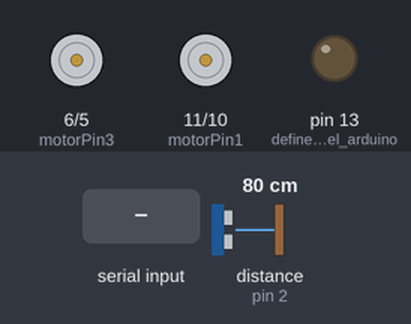
This sketch was run on a simulated Arduino Uno, built with avr-gcc and run on an emulated ATmega328P. Shown: motor-driver pin pairs drawn as motors (green arrow = first pin HIGH = forward, orange = second pin HIGH = backward, longer = more drive), output pins drawn as LEDs (lit = HIGH). The inputs (shaded band) are chosen by the test bench; at power-on: distance to the obstacle (sensor on pin 2) 80 cm. The echo pulse lasts 58.3 µs per cm; pins used as bus, display or sensor lines are not drawn.

Above: at 1.2 s.
1.3 s: "A" received over Serial
At 2.5 s:
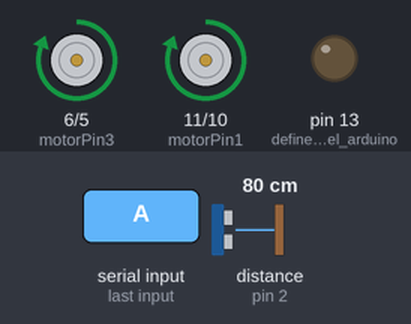
2.8 s: "B" received over Serial
At 3.8 s:
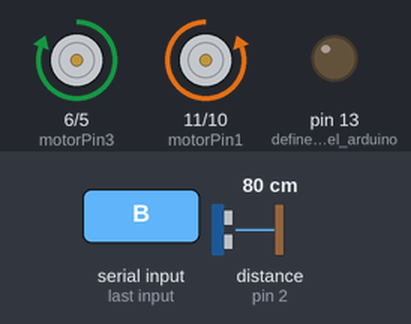
4.3 s: "D" received over Serial
At 4.9 s:
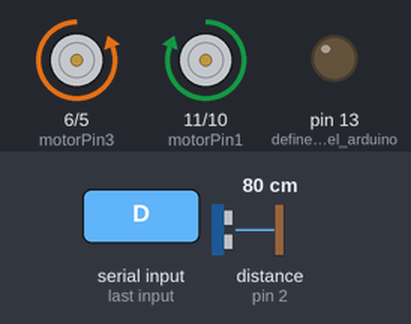
5.8 s: "E" received over Serial
At 7.0 s:
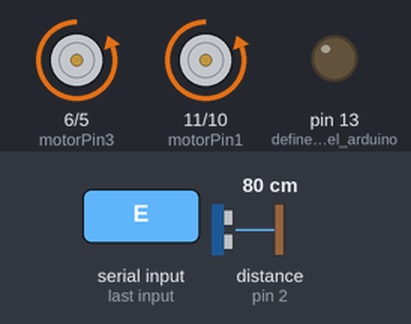
7.3 s: "C" received over Serial
At 8.4 s:
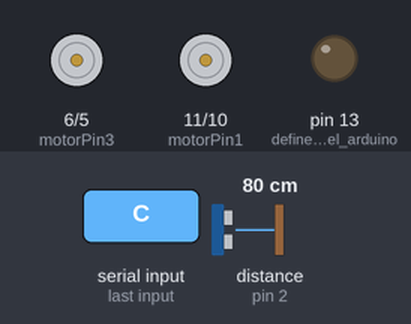
8.8 s: "F" received over Serial
At 10.1 s:
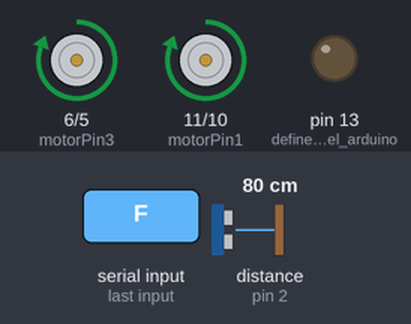
Timing chart, 0 to 11.3 s (numbered marks = the images above; inputs shaded):
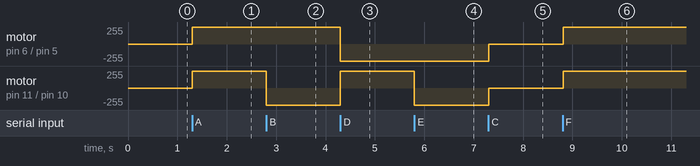

Measured:
- after the input at 1.3 s, motor on pin 6 (motorPin3) / pin 5 (motorPin4), motor on pin 11 (motorPin1) / pin 10 (motorPin2): stopped → forward 255/255 at once
- after the input at 2.8 s, motor on pin 11 (motorPin1) / pin 10 (motorPin2): forward 255/255 → backward 255/255 at once
- after the input at 4.3 s, motor on pin 6 (motorPin3) / pin 5 (motorPin4): forward 255/255 → backward 255/255 at once; motor on pin 11 (motorPin1) / pin 10 (motorPin2): backward 255/255 → forward 255/255 at once
- after the input at 5.8 s, motor on pin 11 (motorPin1) / pin 10 (motorPin2): forward 255/255 → backward 255/255 at once
- after the input at 7.3 s, motor on pin 6 (motorPin3) / pin 5 (motorPin4), motor on pin 11 (motorPin1) / pin 10 (motorPin2): backward 255/255 → stopped at once
- after the input at 8.8 s, motor on pin 6 (motorPin3) / pin 5 (motorPin4), motor on pin 11 (motorPin1) / pin 10 (motorPin2): stopped → forward 255/255 at once

The sketch:

auto_evade_obs.ino
```cpp
//Código de robot evade obstaculos y control por Bluetooth.
//Este código es el control de motores y la comunicación por medio Bluetooth con la aplicación de celular
//Posee un modo automatico con lo que se sirve para evadir obstaculos con un sensor HC-SR04
//Y un modo manual donde se controla su movimiento por medio de la aplicación de celular.
//Motores A
int motorPin1 = 11;
int motorPin2 = 10;
//Motores B
int motorPin3 = 6;
int motorPin4 = 5;
//velocidad
int vel = 255;            //velocidad de los motores a 255 (max)
int estado = 'c';         //inicia detenido
//variables del sensor ultrasonico
int pecho = 2;            //define el pin 2 como pecho
int ptrig = 3;            //define el pin 3 como ptrig
int duracion, distancia;  //variables necesarias para el calculo de distancia

void setup() {
   Serial.begin(9600);          //Inicia puerto serial para comunicación bluetooth
   pinMode(motorPin1, OUTPUT);
   pinMode(motorPin2, OUTPUT);
   pinMode(motorPin3, OUTPUT);
   pinMode(motorPin4, OUTPUT);
   pinMode(pecho,      INPUT);  //define el pin 2 como entrada (pecho)
   pinMode(ptrig,     OUTPUT);  //define el pin 3 como salida  (ptrig)
   pinMode(13,        OUTPUT);  //define el led del arduino como alarma visual
}


void loop() {
  if(Serial.available()>0)
  {
    estado = Serial.read();     //el bluetooth y almacena el estado
  }

  if(estado == 'A')             //auto hacia enfrente
  {
   analogWrite(motorPin1, vel);
   analogWrite(motorPin2,   0);
   analogWrite(motorPin3, vel);
   analogWrite(motorPin4,   0);
  }

  if(estado == 'B')           //auto hacia la izquierda
  {
   analogWrite(motorPin1,   0);
   analogWrite(motorPin2, vel);
   analogWrite(motorPin3, vel);
   analogWrite(motorPin4,   0);
  }

  if(estado == 'C')           //auto detenido
  {
   analogWrite(motorPin1, 0);
   analogWrite(motorPin2, 0);
   analogWrite(motorPin3, 0);
   analogWrite(motorPin4, 0);
  }

  if(estado == 'D')           //auto hacia la derecha
  {
   analogWrite(motorPin1, vel);
   analogWrite(motorPin2,   0);
   analogWrite(motorPin3,   0);
   analogWrite(motorPin4, vel);
  }

  if(estado == 'E')             //auto hacia atras
  {
   analogWrite(motorPin1,   0);
   analogWrite(motorPin2, vel);
   analogWrite(motorPin3,   0);
   analogWrite(motorPin4, vel);
  }

  if(estado == 'F')             //función para sensar distancia
  {
    digitalWrite(ptrig, HIGH);  //genera el pulso del trigger por 10us
    delay(0.01);
    digitalWrite(ptrig,  LOW);

    duracion = pulseIn(pecho, HIGH);    //lee el tiempo del echo
    distancia = (duracion/2)/29;        //calcula la distancia en cm
    delay(10);

    if(distancia <= 15 && distancia >= 2) //si la distancia es menor a 15 cm
    {
      digitalWrite(13, HIGH);             //enciende LED de alarma
      //para los motores por 500 milisegundos
      analogWrite(motorPin1, 0);
      analogWrite(motorPin2, 0);
      analogWrite(motorPin3, 0);
      analogWrite(motorPin4, 0);
      delay(800);
      //reversa por 500 milisegundos
      analogWrite(motorPin1,   0);
      analogWrite(motorPin2, vel);
      analogWrite(motorPin3,   0);
      analogWrite(motorPin4, vel);
      delay(900);
      //para los motores por 400 milisegundos
      analogWrite(motorPin1, 0);
      analogWrite(motorPin2, 0);
      analogWrite(motorPin3, 0);
      analogWrite(motorPin4, 0);
      delay(500);
      //giramos a la izquierda 1200 milisegundos
      analogWrite(motorPin1,   0);
      analogWrite(motorPin2, vel);
      analogWrite(motorPin3, vel);
      analogWrite(motorPin4,   0);
      delay(1200);
      //APAGAMOS EL LED
      digitalWrite(13, LOW);
    }
    else                            //nos desplazamos hacia enfrente si no hay obstaculos
    {
     analogWrite(motorPin1, vel);
     analogWrite(motorPin2,   0);
     analogWrite(motorPin3, vel);
     analogWrite(motorPin4,   0);
    }
  }
  if(estado == 'G'){
    analogWrite(motorPin1, 0);
    analogWrite(motorPin2, 0);
    analogWrite(motorPin3, 0);
    analogWrite(motorPin4, 0);
    }
}
```
